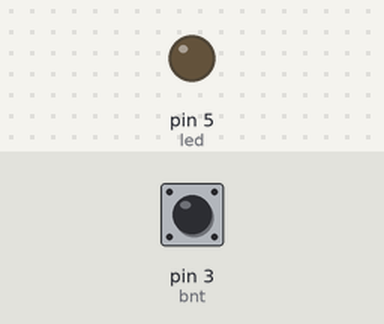
A sketch run on a simulated Arduino Uno, built with avr-gcc and run on an emulated ATmega328P. Shown: output pins drawn as LEDs (lit = HIGH). Dashed ring = blinking. The test bench sets the inputs (shaded band); at power-on: pin 3 (bnt) LOW.

Above: at 1.2 s.
1.3 s: pin 3 (bnt) pulsed HIGH 5 times (0.12 s each, 0.3 s apart)
At 1.57 s:
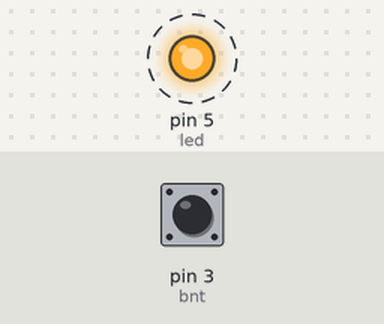
At 3.1 s:
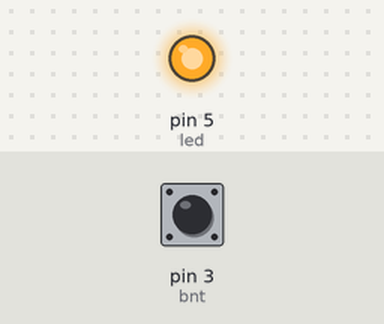
Timing chart, 0 to 4.6 s (numbered marks = the images above; inputs shaded):
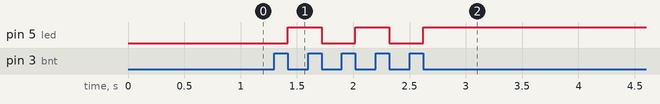

The sketch:

Push_Botton.ino
```cpp
#include <Arduino.h>

int led= 5;
int bnt= 3;
int bntclicado=0;
int bntliberado=0;


void setup() {
 pinMode (led,OUTPUT);
 pinMode (bnt,INPUT);
}

void troca_led(){
  if(digitalRead (led)){
    digitalWrite(led,LOW);
  }
  else{
    digitalWrite(led,HIGH);
    }
}

void bntestado(){
  if (bntclicado==1 && bntliberado==1){
    bntclicado=0;
    bntliberado=0;
    troca_led();
  }
}

void loop() {
  if(digitalRead(bnt)){
    bntclicado=1;
    bntliberado=0;
  }
  else{
    bntliberado=1;
  }
  bntestado();
}
```

Measured:
- after the input at 1.3 s, pin 5 (led): alternates HIGH for 0.30 s and LOW for 0.30 s, 5 changes in all, then stays HIGH, starting after 0.12 s
